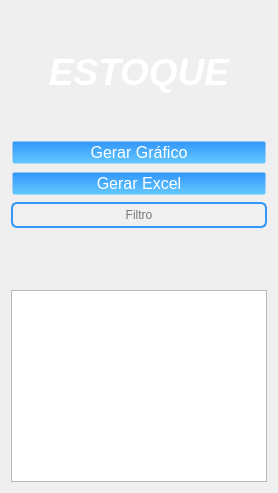
          <widget class="QWidget" name="tab_2">
           <attribute name="title">
            <string>Estoque</string>
           </attribute>
           <layout class="QVBoxLayout" name="verticalLayout_2">
            <item>
             <spacer name="verticalSpacer_6">
              <property name="orientation">
               <enum>Qt::Vertical</enum>
              </property>
              <property name="sizeType">
               <enum>QSizePolicy::Preferred</enum>
              </property>
              <property name="sizeHint" stdset="0">
               <size>
                <width>20</width>
                <height>40</height>
               </size>
              </property>
             </spacer>
            </item>
            <item>
             <widget class="QLabel" name="label_estoque_2">
              <property name="styleSheet">
               <string notr="true">QLabel {
    color: white;
    text-align: center; /* Centraliza o texto horizontalmente */
    vertical-align: middle; /* Centraliza o texto verticalmente */
}
</string>
              </property>
              <property name="text">
               <string>&lt;html&gt;&lt;head/&gt;&lt;body&gt;&lt;p align=&quot;center&quot;&gt;&lt;span style=&quot; font-size:28pt; font-weight:600; font-style:italic;&quot;&gt;ESTOQUE&lt;/span&gt;&lt;/p&gt;&lt;/body&gt;&lt;/html&gt;</string>
              </property>
             </widget>
            </item>
            <item>
             <spacer name="verticalSpacer_5">
              <property name="orientation">
               <enum>Qt::Vertical</enum>
              </property>
              <property name="sizeType">
               <enum>QSizePolicy::Preferred</enum>
              </property>
              <property name="sizeHint" stdset="0">
               <size>
                <width>20</width>
                <height>40</height>
               </size>
              </property>
             </spacer>
            </item>
            <item>
             <widget class="QPushButton" name="btn_grafico">
              <property name="styleSheet">
               <string notr="true">QPushButton {
    color: rgb(255, 255, 255);
    border-radius: 3px;
    font-size: 16px;
    background: qlineargradient(x1:0, y1:0, x2:0, y2:1, stop:0 rgb(50, 150, 250), stop:1 rgb(100, 200, 255)); /* Gradiente de azul claro para azul mais claro */
    border: 3px solid transparent;
}

QPushButton:hover {
    background: qlineargradient(x1:0, y1:0, x2:0, y2:1, stop:0 rgb(100, 180, 255), stop:1 rgb(150, 220, 255)); /* Gradiente de azul mais claro para azul ainda mais claro */
    color: black;
}
</string>
              </property>
              <property name="text">
               <string>Gerar Gráfico</string>
              </property>
             </widget>
            </item>
            <item>
             <widget class="QPushButton" name="btn_excel">
              <property name="styleSheet">
               <string notr="true">QPushButton {
    color: rgb(255, 255, 255);
    border-radius: 3px;
    font-size: 16px;
    background: qlineargradient(x1:0, y1:0, x2:0, y2:1, stop:0 rgb(50, 150, 250), stop:1 rgb(100, 200, 255)); /* Gradiente de azul claro para azul mais claro */
    border: 3px solid transparent;
}

QPushButton:hover {
    background: qlineargradient(x1:0, y1:0, x2:0, y2:1, stop:0 rgb(100, 180, 255), stop:1 rgb(150, 220, 255)); /* Gradiente de azul mais claro para azul ainda mais claro */
    color: black;
}
</string>
              </property>
              <property name="text">
               <string>Gerar Excel</string>
              </property>
             </widget>
            </item>
            <item>
             <widget class="QLineEdit" name="txt_filtro">
              <property name="styleSheet">
               <string notr="true">QLineEdit {
    background-color: rgb(240, 240, 240); /* Cor de fundo cinza claro */
    border: 2px solid rgb(50, 150, 250); /* Borda azul */
    border-radius: 6px; /* Cantos arredondados */
    padding: 3px; /* Espaçamento interno */
}
</string>
              </property>
              <property name="alignment">
               <set>Qt::AlignCenter</set>
              </property>
              <property name="placeholderText">
               <string>Filtro</string>
              </property>
             </widget>
            </item>
            <item>
             <widget class="Line" name="line">
              <property name="orientation">
               <enum>Qt::Vertical</enum>
              </property>
             </widget>
            </item>
            <item>
             <spacer name="verticalSpacer_4">
              <property name="orientation">
               <enum>Qt::Vertical</enum>
              </property>
              <property name="sizeType">
               <enum>QSizePolicy::Preferred</enum>
              </property>
              <property name="sizeHint" stdset="0">
               <size>
                <width>100</width>
                <height>50</height>
               </size>
              </property>
             </spacer>
            </item>
            <item>
             <widget class="QTableView" name="tableView"/>
            </item>
           </layout>
          </widget>
